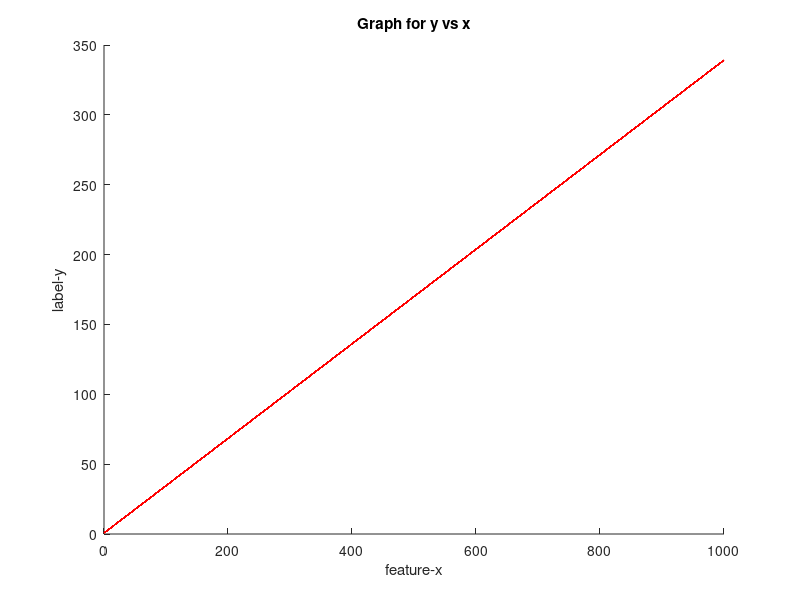
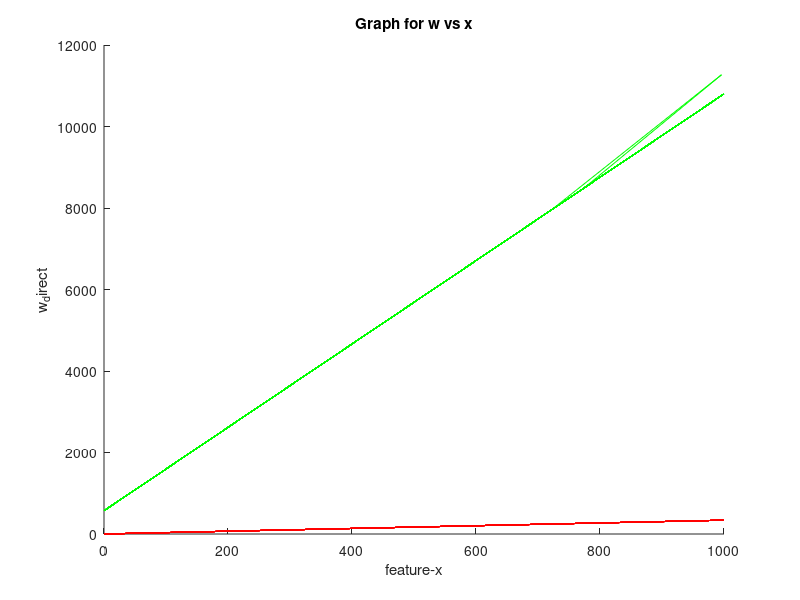
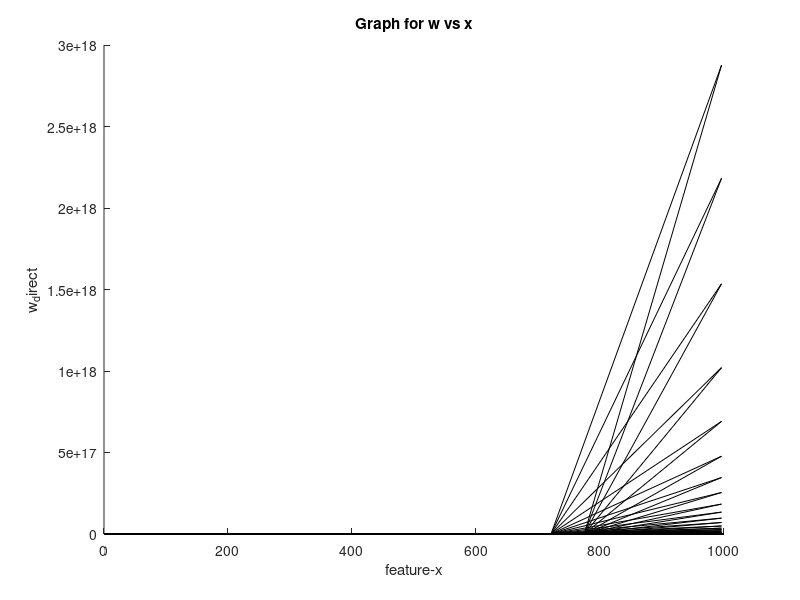

MATLAB code for these plots, in order: (Note: a time limit stopped this script after it produced the figures.)
X_train=ones(10000,1)
Y_train=ones(10000,1)
m=csvread("train.csv")
m1=m([2:10001],:)
X_train = X_train.*m1(:,1)
Y_train = Y_train.*m1(:,2)
I=ones(10000,1)
X_train_new=[I,X_train]
clc

w=rand(2,1)

hold on
w1=w'*(X_train_new)'
#scatter(X_train,Y_train)
plot(X_train,w1',"r")
xlabel("feature-x")
ylabel("label-y")
title("Graph for y vs x")
print -dpdf "data.pdf"
close


hold on
z=X_train_new
w_direct=(z'*z)^(-1)*(z'*Y_train)
w1_direct=w_direct'*(X_train_new)'
#scatter(X_train,Y_train)
plot(X_train,w1_direct',"g")
xlabel("feature-x")
ylabel("w_direct")
title("Graph for w vs x")
print -dpdf "fig_direct.pdf"
close

clc
hold on
N=5
eta=0.00000001
for i=1:1,
     #scatter(X_train,Y_train)
     for j=1:10000,
	x=X_train(j)
	y=Y_train(j)
	x1=[1,x]'
	w-=eta*(w'*x1-y)*x1
	if (mod(j,100)==0),
	     wtemp=w'*(X_train_new)'
	     plot(X_train,wtemp',"k")
    	end,
     end,
       print -dpdf "fig_training.pdf"
end,
close

hold on
#scatter(X_train,Y_train)
w2=w'*(X_train_new)'
plot(X_train,w2',"y")
xlabel("feature-x")
ylabel("w_after_training")
title("Graph for w vs x")
print -dpdf "fig_final.pdf"
close


n=csvread("train.csv")
X_test=ones(10000,1)
Y_test=ones(10000,1)
n1=n([2:10001],:)
X_test = X_test.*n1(:,1)
Y_test = Y_test.*n1(:,2)
X_test_new=[I,X_test]
Y_pred1=X_test_new*w
Y_pred2=X_test_new*w_direct
rmse1=(Y_pred1-Y_test)'*(Y_pred1-Y_test)
rmse1=sqrt(rmse1/length(Y_test))
rmse2=(Y_pred2-Y_test)'*(Y_pred2-Y_test)
rmse2=sqrt(rmse2/length(Y_test))
